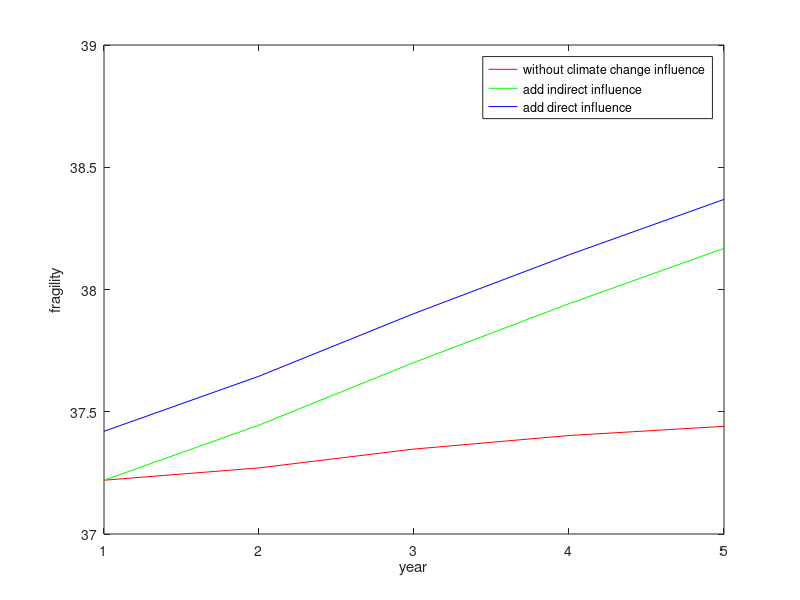

MATLAB code for this plot:
%factors1=[7.20; 9.25; 8.45; 10]; %Iraq
%factors1=[9.65; 9.00; 7.80; 9.70]; %Congo
%factors1=[9.1; 8.6; 8.65; 7.70]; %Haiti
%factors1=[9.5; 9.8; 8.07; 9.00]; %Syria
%factors1=[9.25; 9; 8.27; 9.55]; %Sudan
factors1=[9.85; 9; 8.87; 9.5]; %Central African Republic
factors=factors1;
K=[1/2 0 1/3 1/6; 0 2/3 1/6 1/6; 1/2 0 3/8 1/8; 1/4 1/4 1/4 1/4];
KC=[1/8; 0; 1/2; 1/4];
C=0.2;
year=5;
X=zeros(year);
Y1=zeros(year);
Y2=zeros(year);
Y3=zeros(year);

for i=1:year
    X(i)=i;
    Y1(i)=sum(factors);
    factors=K*factors;    
end    
p1=plot(X, Y1, 'r');
hold on

factors=factors1;
for i=1:year
    X(i)=i;
    Y2(i)=sum(factors);
    factors=K*factors+KC*C;    
end    
p2=plot(X, Y2, 'g');
hold on

factors=factors1;
for i=1:year
    X(i)=i;
    Y3(i)=sum(factors)+C;
    factors=K*factors+KC*C;    
end    
p3=plot(X, Y3, 'b');
axis([1 year 37 39]);
hold off
xlabel('year');
ylabel('fragility');
legend([p1(1), p2(2), p3(3)],'without climate change influence',
'add indirect influence','add direct influence');

